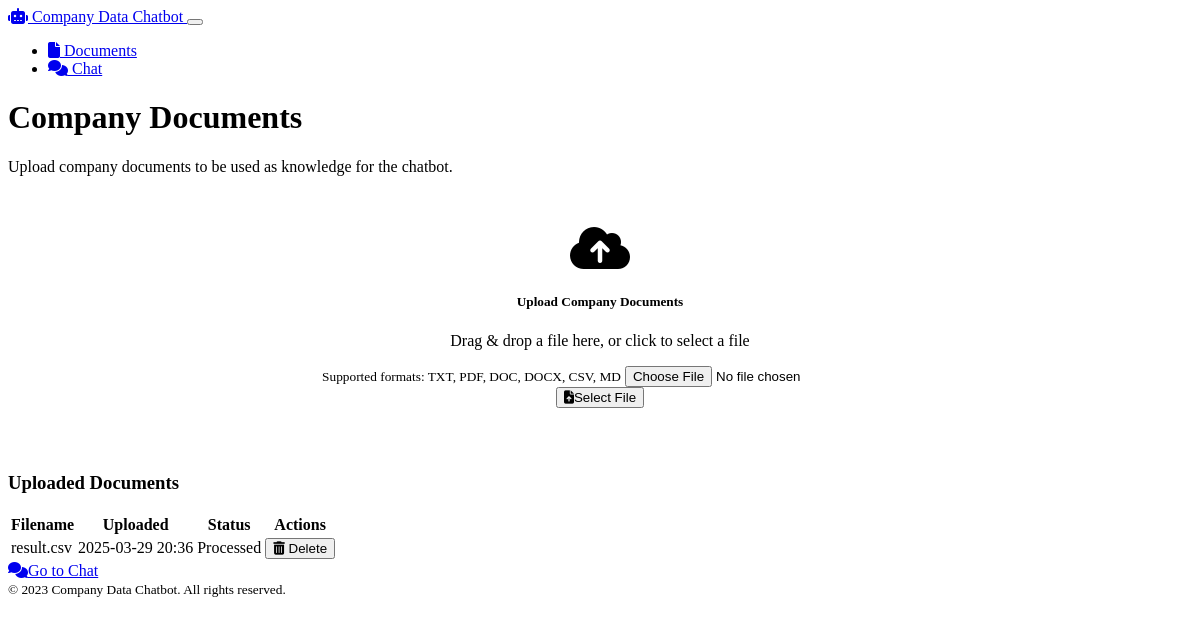
Before: / with the older database file.
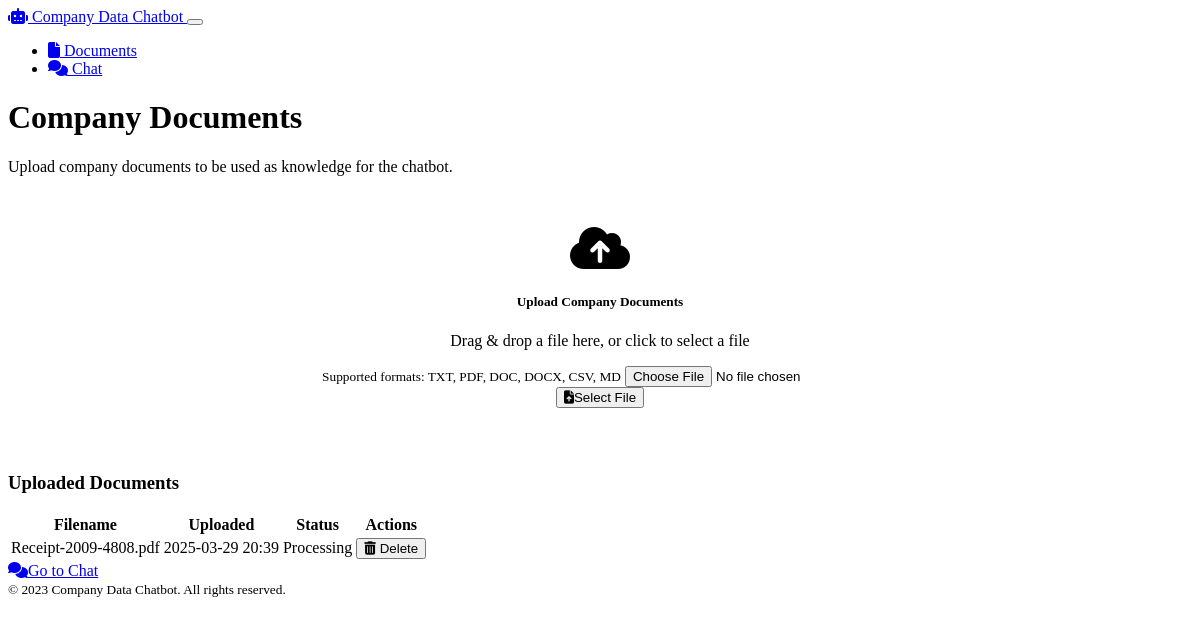
After: the same page with the newer database file.
### models.py (models this page shows, shortened)
class Document(db.Model):
    id = db.Column(db.Integer, primary_key=True)
    filename = db.Column(db.String(255), nullable=False)
    file_path = db.Column(db.String(255), nullable=False)
    content_type = db.Column(db.String(50), nullable=False)
    uploaded_at = db.Column(db.DateTime, default=datetime.utcnow)
    processed = db.Column(db.Boolean, default=False)

### routes.py (the view)
@app.route('/')
def index():
    documents = Document.query.all()
    return render_template('index.html', documents=documents)

### routes.py (called while the page is built)
@app.before_request
def ensure_session():
    if 'session_id' not in session:
        session['session_id'] = str(uuid.uuid4())

### templates/index.html (shortened to what this page needs)
{% extends 'base.html' %}
{% block content %}
<div class="row">
    <div class="col-md-12">
        <h1 class="mb-4">Company Documents</h1>
        <p>Upload company documents to be used as knowledge for the chatbot.</p>
        <div class="file-upload-container">
            <form action="{{ url_for('upload_file') }}" method="post" enctype="multipart/form-data">
                <div class="mb-3">
                    <label for="file" class="form-label">
                        <i class="fas fa-cloud-upload-alt fa-3x mb-3"></i>
                        <h5>Upload Company Documents</h5>
                        <p>Drag & drop a file here, or click to select a file</p>
                        <small class="text-muted">Supported formats: TXT, PDF, DOC, DOCX, CSV, MD</small>
                    </label>
                    <input type="file" class="form-control d-none" id="file" name="file" onchange="this.form.submit()">
                </div>
                <button type="button" class="btn btn-primary" onclick="document.getElementById('file').click()">
                    <i class="fas fa-file-upload me-2"></i>Select File
                </button>
            </form>
        </div>
        <div class="file-list">
            <h3>Uploaded Documents</h3>
            {% if documents %}
                <div class="table-responsive">
                    <table class="table table-striped">
                        <thead>
                            <tr>
                                <th>Filename</th>
                                <th>Uploaded</th>
                                <th>Status</th>
                                <th>Actions</th>
                            </tr>
                        </thead>
                        <tbody>
                            {% for document in documents %}
                                <tr>
                                    <td>{{ document.filename }}</td>
                                    <td>{{ document.uploaded_at.strftime('%Y-%m-%d %H:%M') }}</td>
                                    <td>
                                        {% if document.processed %}
                                            <span class="badge bg-success">Processed</span>
                                        {% else %}
                                            <span class="badge bg-warning">Processing</span>
                                        {% endif %}
                                    </td>
                                    <td>
                                        <form action="{{ url_for('delete_document', document_id=document.id) }}" method="post" class="d-inline">
                                            <button type="submit" class="btn btn-sm btn-danger" onclick="return confirm('Are you sure you want to delete this document?')">
                                                <i class="fas fa-trash-alt"></i> Delete
                                            </button>
                                        </form>
                                    </td>
                                </tr>
                            {% endfor %}
                        </tbody>
                    </table>
                </div>
            {% else %}
                <div class="alert alert-info">
                    <i class="fas fa-info-circle me-2"></i>
                    No documents have been uploaded yet. Upload a document to get started.
                </div>
            {% endif %}
        </div>
        <div class="mt-4">
            <a href="{{ url_for('chat') }}" class="btn btn-primary">
                <i class="fas fa-comments me-2"></i>Go to Chat
            </a>
        </div>
    </div>
</div>
{% endblock %}

### templates/base.html (shortened to what this page needs)
<!DOCTYPE html>
<html lang="en" data-bs-theme="dark">
<head>
    <link href="https://cdn.replit.com/agent/bootstrap-agent-dark-theme.min.css" rel="stylesheet">
    <link href="{{ url_for('static', filename='css/custom.css') }}" rel="stylesheet">
    <link href="https://cdnjs.cloudflare.com/ajax/libs/font-awesome/6.4.0/css/all.min.css" rel="stylesheet">
</head>
<body>
    <nav class="navbar navbar-expand-lg navbar-dark bg-dark">
        <div class="container">
            <a class="navbar-brand" href="{{ url_for('index') }}">
                <i class="fas fa-robot me-2"></i>
                Company Data Chatbot
            </a>
            <button class="navbar-toggler" type="button" data-bs-toggle="collapse" data-bs-target="#navbarNav" aria-controls="navbarNav" aria-expanded="false" aria-label="Toggle navigation">
            </button>
            <div class="collapse navbar-collapse" id="navbarNav">
                <ul class="navbar-nav ms-auto">
                    <li class="nav-item">
                        <a class="nav-link {% if request.path == url_for('index') %}active{% endif %}" href="{{ url_for('index') }}">
                            <i class="fas fa-file me-1"></i> Documents
                        </a>
                    </li>
                    <li class="nav-item">
                        <a class="nav-link {% if request.path == url_for('chat') %}active{% endif %}" href="{{ url_for('chat') }}">
                            <i class="fas fa-comments me-1"></i> Chat
                        </a>
                    </li>
                </ul>
            </div>
        </div>
    </nav>
    <div class="container mt-4">
        {% block content %}{% endblock %}
    </div>
    <footer class="mt-5 py-3 bg-dark text-center text-light">
        <div class="container">
            <small>&copy; 2023 Company Data Chatbot. All rights reserved.</small>
        </div>
    </footer>
</body>
</html>

### static/css/custom.css (style rules this page uses)
.file-upload-container { border: 2px dashed var(--bs-secondary); border-radius: 0.25rem; padding: 2rem; text-align: center; margin-bottom: 2rem; }
.file-list { margin-top: 2rem; }

Changed rows visible on the page:
removed Document: filename "result.csv", uploaded_at "2025-03-29 20:36", processed "Processed"
added Document: filename "Receipt-2009-4808.pdf", uploaded_at "2025-03-29 20:39", processed "Processing"
